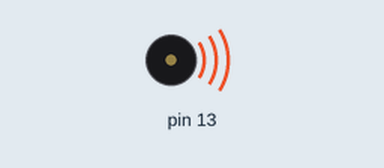
This sketch was run on a simulated Arduino Uno, built with avr-gcc and run on an emulated ATmega328P. Parts: buzzer (waves = sounding).

Above: at 0.2 s.
At 3.9 s:
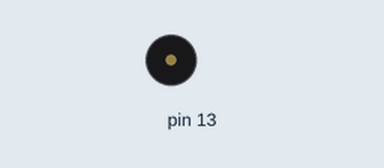
Timing chart, 0 to 6.0 s (numbered marks = the images above):
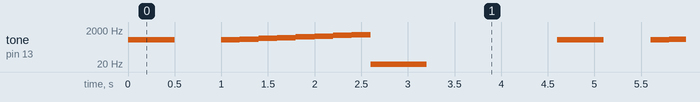

The sketch:

school_bell.ino
```cpp
// C++ code
//
int tones[] = {523,587,659,698,784,880,988,1046};
int school_bell_melody[] = { 4,4,5,5,4,4,2,4,4,2,2,1 };
int school_bell_melody2[] = { 4,4,5,5,4,4,2,4,2,1,2,0 };
int school_bell_wait[] = { 300,300,300,300,300,300,600,300,300,300,300,600 };


void setup()
{
  pinMode(13, OUTPUT);
}

void loop()
{
	tone(13,tones[0],500); //13번 핀, 523hz로 500ms동안 연주
  	delay(1000);	  // 1초 지연

  for(int i=0;i<8;i++){
  	tone(13,tones[i],200);
    delay(200);
  }

  for(int i=0;i<12;i++){
	tone(13,school_bell_melody[i],school_bell_wait[i]);
  }
  delay(1000);
    for(int i=0;i<12;i++){
	tone(13,school_bell_melody2[i],school_bell_wait[i]);
  }
  delay(1000);
}


//피에조 스피커 : 전류를 가하면 진동하며 소리 생성
//헤르츠 상승 = 높은 음
```

Measured:
- by itself, tone on pin 13: repeats every 4.6 s: silent 0.50 s, 523 Hz 0.20 s, 587 Hz 0.20 s, 659 Hz 0.20 s, 698 Hz 0.20 s, 784 Hz 0.20 s, 880 Hz 0.20 s, 988 Hz 0.20 s, 1046 Hz 0.20 s, 1 Hz 0.60 s, silent 1.4 s, 523 Hz 0.50 s
